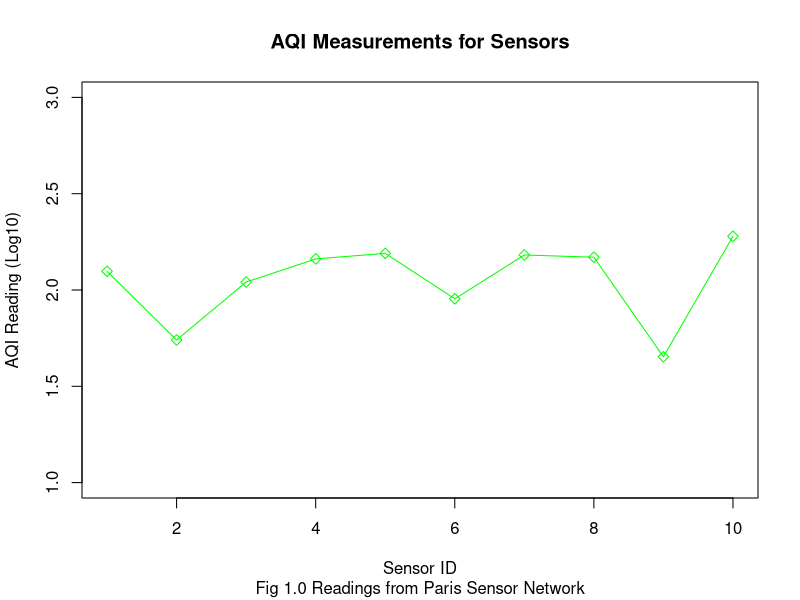
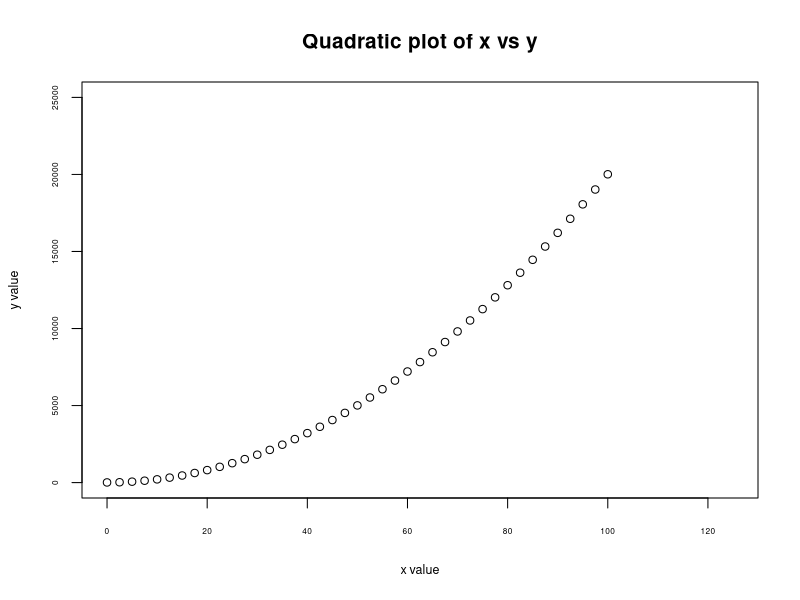
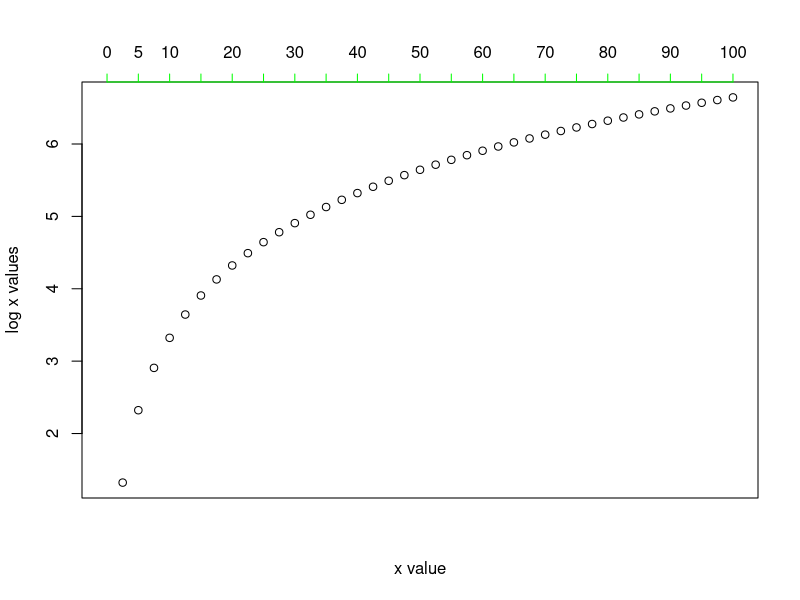

Generate these figures, in order, with R:
#https://statisticsglobe.com/increase-font-size-in-plot-in-r

# exercise 1 - loading data from CSV
aqiData <- read.csv("aqi_2022.csv")

# extract the aqi data for all rows and store in a variable
aqi <- aqiData$aqi; aqi
  
#extract the ids for all rows and store in a variable
ids <- aqiData$id; ids

plot(x = ids, y = log(aqi,10), 
     main = "AQI Measurements for Sensors",
     sub = "Fig 1.0 Readings from Paris Sensor Network",
     col = "green",
     xlab = "Sensor ID",
     ylab = "AQI Reading (Log10)",
     type = "o",
     pch = 5,
     ylim = c(1, 3))

#exercise - generate a summary of all the data 
summary(aqiData)

#exercise - generate a summary of the data in the aqi
summary(aqiData$aqi)

stdDevAQI <- sd(aqiData$aqi); stdDevAQI

#exercise - use subset to filter only paris aqi levels in range [0,125]





#quadratic

#create a vector with values in [x, y] incrementing by z
xValues <- seq(0, 100, by = 2.5); xValues
  
#create a second vector using the first where y = 2*x*x + 10
yValues <- 2*xValues*xValues + 10; yValues

#plot x vs y values
plot(xValues, yValues, 
     main="Quadratic plot of x vs y",
     xlim = c(0, 125),
     ylim = c(0, 25000),
     xlab = "x value",
     ylab = "y value",
     cex.main = 1.25, cex.lab = 0.75, cex.axis = 0.5) #set font sizes


#logarithmic (base 5)
logValues <- log(xValues, 2)

#plot x vs log values
plot(xValues, logValues, 
     xlab = "x value",
     ylab = "log x values",
     xaxt = "n") 
axis(side = 3, labels=TRUE, tick=TRUE, col="#00ff00",
     at = seq(0, 100, by=5), # set tick frequency,
     tcl = -0.4 ) #set tick width and above/below the axis




